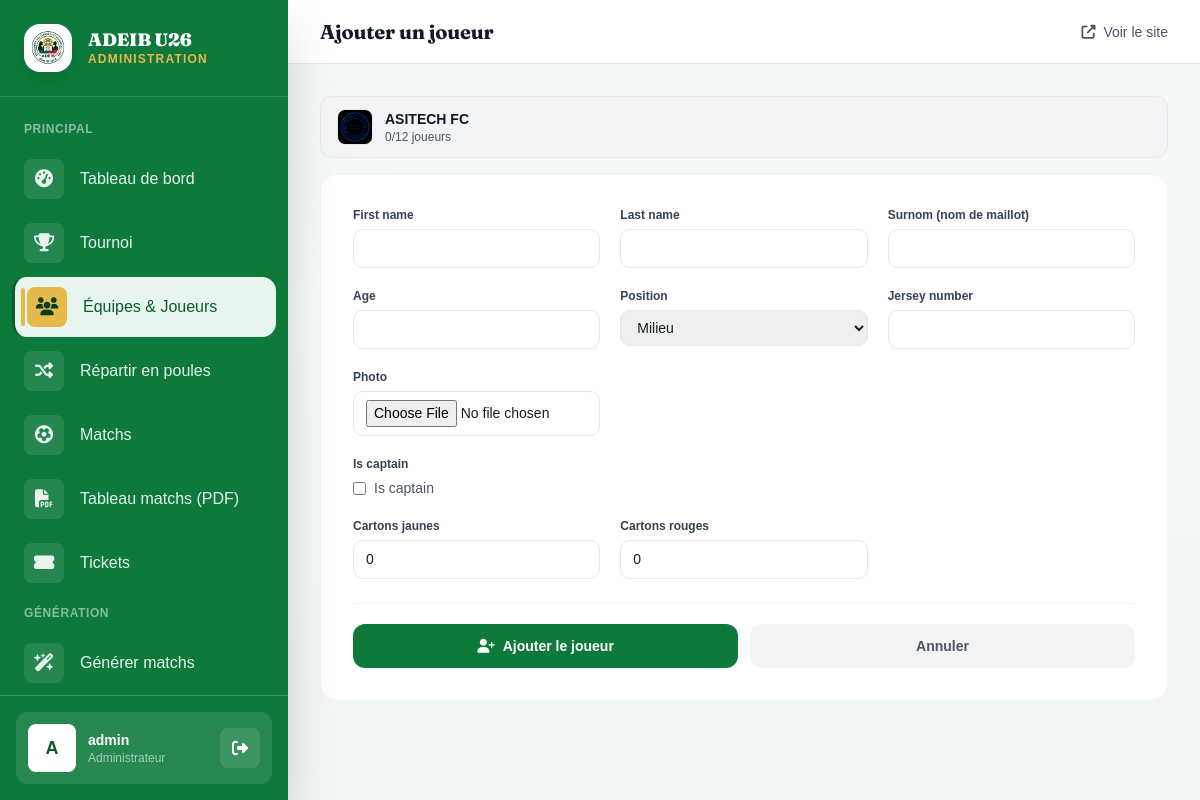
Page /admin-panel/teams/13/players/add/ (signed in) on the committed database.
### tournament/models.py (models this page shows, shortened)
class Team(models.Model):
    tournament = models.ForeignKey(Tournament, on_delete=models.CASCADE, related_name='teams')
    name = models.CharField(max_length=200)
    logo = models.ImageField(upload_to='teams/', blank=True, null=True)
    group = models.ForeignKey(Group, on_delete=models.SET_NULL, null=True, blank=True, related_name='teams')
    coach_name = models.CharField(max_length=200, blank=True, verbose_name='Entraîneur')
    president_name = models.CharField(max_length=200, blank=True, verbose_name='Président')
    qr_code = models.ImageField(upload_to='qrcodes/', blank=True, null=True)
    created_at = models.DateTimeField(auto_now_add=True)
    @property
    def player_count(self):
        return self.players.count()
    class Meta:
        verbose_name = 'Équipe'
        ordering = ['name']

### tournament/views.py (the view)
# urls.py: path('admin-panel/teams/<int:team_pk>/players/add/', views.admin_add_player, name='admin_add_player'),
@login_required
@user_passes_test(is_admin)
def admin_add_player(request, team_pk):
    team = get_object_or_404(Team, pk=team_pk)
    if team.player_count >= 12:
        messages.error(request, 'Maximum 12 joueurs par équipe.')
        return redirect('admin_teams')
    if request.method == 'POST':
        form = PlayerForm(request.POST, request.FILES)
        if form.is_valid():
            player = form.save(commit=False)
            player.team = team
            player.save()
            messages.success(request, f'Joueur "{player.full_name}" ajouté.')
            return redirect('admin_teams')
    else:
        form = PlayerForm()
    return render(request, 'admin_panel/player_form.html', {'form': form, 'team': team})

### tournament/forms.py
class PlayerForm(forms.ModelForm):
    class Meta:
        model = Player
        fields = ['first_name', 'last_name', 'nickname', 'age', 'position',
                  'jersey_number', 'photo', 'is_captain', 'yellow_cards', 'red_cards']
        widgets = {
            'age': forms.NumberInput(attrs={'min': 15, 'max': 40}),
            'jersey_number': forms.NumberInput(attrs={'min': 1, 'max': 99}),
            'yellow_cards': forms.NumberInput(attrs={'min': 0, 'max': 50}),
            'red_cards': forms.NumberInput(attrs={'min': 0, 'max': 20}),
        }
        labels = {
            'nickname': 'Surnom (nom de maillot)',
            'yellow_cards': 'Cartons jaunes',
            'red_cards': 'Cartons rouges',
        }
    def __init__(self, *args, **kwargs):
        super().__init__(*args, **kwargs)
        self.fields['nickname'].required = False

### tournament/context_processors.py (called while the page is built)
def active_tournament(request):
    today = timezone.localdate()
    active = Tournament.objects.filter(is_active=True)
    tournament = active.filter(
        start_date__isnull=False,
        end_date__isnull=False,
        start_date__lte=today,
        end_date__gte=today,
    ).order_by('start_date').first()
    if tournament is None:
        tournament = active.filter(
            start_date__isnull=False,
            start_date__gte=today,
        ).order_by('start_date').first()
    if tournament is None:
        tournament = active.order_by('-start_date', '-id').first()
    return {'tournament': tournament}

### tournament/views.py (called while the page is built)
def is_admin(user):
    return user.is_staff or user.is_superuser

### templates/admin_panel/player_form.html (shortened to what this page needs)
{% extends 'admin_panel/base_admin.html' %}
{% block page_title %}Ajouter un joueur{% endblock %}
{% block content %}
<div class="w-full">
  <div class="flex items-center gap-3 mb-4 bg-gray-100 rounded-xl px-4 py-3 border border-gray-200">
    {% if team.logo %}
    <img src="{{ team.logo.url }}" alt="{{ team.name }}" class="w-9 h-9 rounded-lg object-cover border border-gray-200">
    {% else %}
    <div class="w-9 h-9 rounded-lg bg-white flex items-center justify-center">⚽</div>
    {% endif %}
    <div>
      <div class="font-black text-sm text-gray-900">{{ team.name }}</div>
      <div class="text-xs text-gray-600">{{ team.player_count }}/12 joueurs</div>
    </div>
  </div>
  <div class="bg-white rounded-2xl border border-gray-100 p-6 md:p-8">
    <form method="post" enctype="multipart/form-data">
      <div class="grid gap-5 sm:grid-cols-2 lg:grid-cols-3">
        {% for field in form %}
        <div class="{% if field.field.widget.input_type == 'checkbox' %}sm:col-span-2 lg:col-span-3{% endif %}">
          <label class="block text-xs font-bold text-gray-700 mb-1.5">{{ field.label }}</label>
          {% if field.field.widget.input_type == 'checkbox' %}
          <div class="flex items-center gap-2">{{ field }}<span class="text-sm text-gray-600">{{ field.label }}</span></div>
          {% else %}
          {{ field }}
          {% endif %}
        </div>
        {% endfor %}
      </div>
      <div class="flex flex-col sm:flex-row gap-3 pt-5 mt-6 border-t border-gray-100">
        <button type="submit" class="flex-1 py-3 rounded-xl text-white text-sm font-bold bg-pitch transition-opacity hover:opacity-90">
          <i class="fas fa-user-plus mr-2"></i>Ajouter le joueur
        </button>
        <a href="{% url 'admin_teams' %}" class="flex-1 py-3 rounded-xl text-gray-600 text-sm font-bold text-center bg-gray-100 hover:bg-gray-200 transition-colors">
          Annuler
        </a>
      </div>
    </form>
  </div>
</div>
{% endblock %}

### templates/admin_panel/base_admin.html (shortened to what this page needs)
{% load static %}
<!DOCTYPE html>
<html lang="fr">
<head>
  <script src="https://cdn.tailwindcss.com"></script>
  <link rel="stylesheet" href="{% static 'css/style.css' %}">
  <link rel="stylesheet" href="https://cdnjs.cloudflare.com/ajax/libs/font-awesome/6.5.0/css/all.min.css">
</head>
<body class="bg-gray-50 min-h-screen">
<aside id="adminSidebar" class="sidebar fixed top-0 left-0 h-full w-72 z-40 -translate-x-full lg:translate-x-0 shadow-2xl flex flex-col">
  <div class="flex items-center gap-4 px-6 py-6 border-b border-white/15">
    <div class="w-12 h-12 bg-white rounded-2xl flex items-center justify-center overflow-hidden shadow-lg">
      <img src="{% static 'images/adeib_logo.png' %}" alt="ADEIB" class="w-full h-full object-contain p-1"
           onerror="this.outerHTML='<span class=\'text-[#0d7a3c] font-black text-2xl\'>A</span>'">
    </div>
    <div>
      <div class="text-white font-heading font-black text-lg leading-tight">ADEIB U26</div>
      <div class="text-[#e7b84b] text-xs tracking-widest uppercase font-semibold">Administration</div>
    </div>
  </div>
  <nav class="flex-1 overflow-y-auto py-4 px-3 space-y-1">
    <div class="px-3 py-2 text-white/50 text-xs font-bold uppercase tracking-wider">Principal</div>
    <a href="{% url 'admin_dashboard' %}" class="sidebar-link flex items-center gap-4 px-3 py-2.5 text-white/90 hover:text-white font-medium" data-sidebar>
      <div class="ic w-10 h-10 bg-white/10 rounded-lg flex items-center justify-center"><i class="fas fa-tachometer-alt text-lg"></i></div>
      <span>Tableau de bord</span>
    </a>
    <a href="{% url 'admin_tournament_setup' %}" class="sidebar-link flex items-center gap-4 px-3 py-2.5 text-white/90 hover:text-white font-medium" data-sidebar>
      <div class="ic w-10 h-10 bg-white/10 rounded-lg flex items-center justify-center"><i class="fas fa-trophy text-lg"></i></div>
      <span>Tournoi</span>
    </a>
    <a href="{% url 'admin_teams' %}" class="sidebar-link flex items-center gap-4 px-3 py-2.5 text-white/90 hover:text-white font-medium" data-sidebar>
      <div class="ic w-10 h-10 bg-white/10 rounded-lg flex items-center justify-center"><i class="fas fa-users text-lg"></i></div>
      <span>Équipes &amp; Joueurs</span>
    </a>
    <a href="{% url 'admin_distribute_groups' %}" class="sidebar-link flex items-center gap-4 px-3 py-2.5 text-white/90 hover:text-white font-medium"
       onclick="return confirm('Répartir automatiquement les équipes en poules de 4 ?');">
      <div class="ic w-10 h-10 bg-white/10 rounded-lg flex items-center justify-center"><i class="fas fa-shuffle text-lg"></i></div>
      <span>Répartir en poules</span>
    </a>
    <a href="{% url 'admin_matches' %}" class="sidebar-link flex items-center gap-4 px-3 py-2.5 text-white/90 hover:text-white font-medium" data-sidebar>
      <div class="ic w-10 h-10 bg-white/10 rounded-lg flex items-center justify-center"><i class="fas fa-futbol text-lg"></i></div>
      <span>Matchs</span>
    </a>
    <a href="{% url 'admin_matches_pdf' %}" class="sidebar-link flex items-center gap-4 px-3 py-2.5 text-white/90 hover:text-white font-medium" data-sidebar>
      <div class="ic w-10 h-10 bg-white/10 rounded-lg flex items-center justify-center"><i class="fas fa-file-pdf text-lg"></i></div>
      <span>Tableau matchs (PDF)</span>
    </a>
    <a href="{% url 'admin_tickets' %}" class="sidebar-link flex items-center gap-4 px-3 py-2.5 text-white/90 hover:text-white font-medium" data-sidebar>
      <div class="ic w-10 h-10 bg-white/10 rounded-lg flex items-center justify-center"><i class="fas fa-ticket-alt text-lg"></i></div>
      <span>Tickets</span>
    </a>
    <div class="px-3 py-2 text-white/50 text-xs font-bold uppercase tracking-wider mt-5">Génération</div>
    <a href="{% url 'admin_generate_matches' %}" class="sidebar-link flex items-center gap-4 px-3 py-2.5 text-white/90 hover:text-white font-medium">
      <div class="ic w-10 h-10 bg-white/10 rounded-lg flex items-center justify-center"><i class="fas fa-wand-magic-sparkles text-lg"></i></div>
      <span>Générer matchs</span>
    </a>
  </nav>
  <div class="px-4 py-4 border-t border-white/20">
    <div class="flex items-center gap-3 bg-white/10 rounded-xl p-3">
      <div class="w-12 h-12 bg-white rounded-lg flex items-center justify-center text-[#0d5c2e] font-black text-lg">
        {{ request.user.username|first|upper }}
      </div>
      <div class="flex-1 min-w-0">
        <div class="text-white font-bold text-sm truncate">{{ request.user.username }}</div>
        <div class="text-white/60 text-xs">Administrateur</div>
      </div>
      <a href="/admin/logout/" class="w-10 h-10 bg-white/10 rounded-lg flex items-center justify-center text-white hover:bg-white/20 transition-colors">
        <i class="fas fa-sign-out-alt"></i>
      </a>
    </div>
  </div>
</aside>
<div class="lg:ml-72 min-h-screen flex flex-col">
  <header class="glass sticky top-0 z-20 border-b border-gray-200 px-4 lg:px-8 h-16 flex items-center gap-4">
    <div class="flex-1">
      <h2 class="font-heading font-bold text-xl text-gray-900">{% block page_title %}Administration{% endblock %}</h2>
    </div>
    <a href="{% url 'home' %}" target="_blank" class="hidden sm:flex items-center gap-2 text-gray-600 hover:text-gray-900 font-medium text-sm">
      <i class="fas fa-external-link-alt"></i>
      <span class="hidden md:inline">Voir le site</span>
    </a>
  </header>
  <main class="flex-1 p-4 lg:p-8">
    {% block content %}{% endblock %}
  </main>
</div>
</body>
</html>

### static/css/style.css (style rules this page uses)
:root { --green: #0d5c2e; --green-dark: #07361a; --green-soft: #f0f7f3; --green-light: #e8f5ee; --ink: #102018; --muted: #64748b; --line: #dbe6dd; --surface: rgba(255, 255, 255, 0.82); --red: #dc2626; --yellow: #ca8a04; }
* { font-family: Arial, Helvetica, sans-serif; }
body { color: var(--ink); background: radial-gradient(circle at top left, rgba(13, 92, 46, 0.08), transparent 30%), linear-gradient(180deg, #f7fbf8 0%, #eff5f1 100%); }
.sidebar-active { background: var(--green-light) !important; border-left: 3px solid var(--green) !important; color: var(--green) !important; }
input, select, textarea { font-family: Arial, Helvetica, sans-serif !important; }

### templates/admin_panel/base_admin.html (style rules this page uses)
body { font-family: 'Plus Jakarta Sans', system-ui, sans-serif; }
h1, h2, h3, h4, h5, h6, .font-heading { font-family: 'Fraunces', Georgia, serif; letter-spacing: -0.01em; }
.sidebar { background: #0d7a3c; }
.sidebar-link { position: relative; border-radius: 14px; }
.sidebar-link::before { content: ''; position: absolute; left: 6px; top: 18%; bottom: 18%; width: 4px; border-radius: 4px; background: #e7b84b; display: none; }
.sidebar-link:hover::before, .sidebar-link.active::before { display: block; }
.sidebar-link.active { background: rgba(255,255,255,0.14); }
.sidebar-link.active .ic, .sidebar-link:hover .ic { background: #e7b84b !important; color: #053d1d !important; }
.glass { background: #ffffff; }
.bg-pitch { background: #0d7a3c !important; color: #fff; }

### templates/admin_panel/player_form.html (style rules this page uses)
input[type=text], input[type=number], input[type=file], select, textarea { display:block; width:100%; border:1px solid #e5e7eb; border-radius:10px; padding:8px 12px; font-size:.875rem; outline:none; transition:border-color .15s; }
input[type=checkbox] { width:auto; display:inline; }

### rows in the picture
Team: logo (picture), name "ASITECH FC", player_count "0"

### other values in the picture
{{ request.user.username|first|upper }} "A"
{{ request.user.username }} "admin"
{{ field.label }} "First name" "Last name" "Surnom (nom de maillot)" "Age" "Position" "Jersey number" "Photo" "Is captain" "Cartons jaunes" "Cartons rouges"
{{ field.label }} "Is captain"
